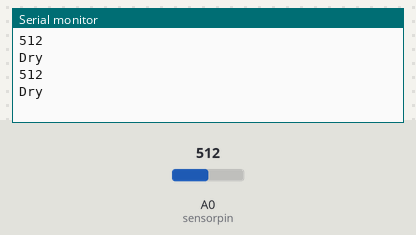
Recording of a sketch running on a simulated Arduino Uno, built with avr-gcc and run on an emulated ATmega328P. On the bench: the last lines printed to the serial monitor. The inputs (shaded band) are chosen by the test bench; at power-on: A0 (sensorpin) = 512.

Above: at 1.8 s.
1.9 s: A0 (sensorpin) set to 306
At 2.8 s:
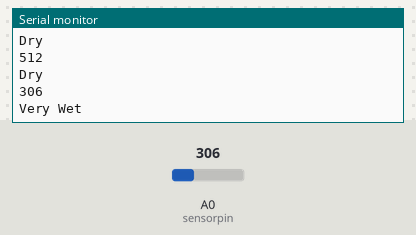
4.5 s: A0 (sensorpin) set to 511
At 5.8 s:
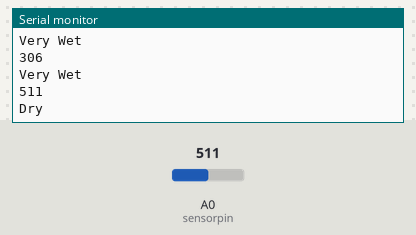
Timing chart, 0 to 7.5 s (numbered marks = the images above; inputs shaded):
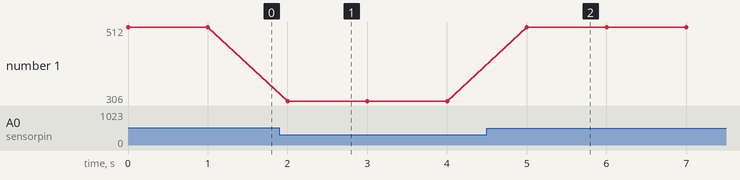

Measured:
- after the input at 1.9 s, the serial monitor: prints a new line after 0.10 s (image 1)
- after the input at 4.5 s, the serial monitor: prints a new line after 0.50 s (image 2)
- plotted number 1: 512 → 306 after the input at 1.9 s, 306 → 511 after the input at 4.5 s

The sketch:

tutorial_communication_python_Arduino.ino
```cpp
const int sensorpin=A0;
const int AirValue = 520;   //you need to replace this value with Value_1
const int WaterValue = 260;  //you need to replace this value with Value_2
int intervals = (AirValue - WaterValue)/3;
int soilMoistureValue = 0;

int time=0;
void setup()
{
  Serial.begin(9600);
}

void loop()
{
  soilMoistureValue=analogRead(sensorpin);
  if(soilMoistureValue > WaterValue && soilMoistureValue < (WaterValue + intervals))
{
  Serial.println(soilMoistureValue);
  Serial.println("Very Wet");

}
else if(soilMoistureValue > (WaterValue + intervals) && soilMoistureValue < (AirValue - intervals))
{
  Serial.println(soilMoistureValue);
  Serial.println("Wet");

}
else if(soilMoistureValue < AirValue && soilMoistureValue > (AirValue - intervals))
{
  Serial.println(soilMoistureValue);
  Serial.println("Dry");
}
  delay(1000);
  Serial.flush();
}
```
